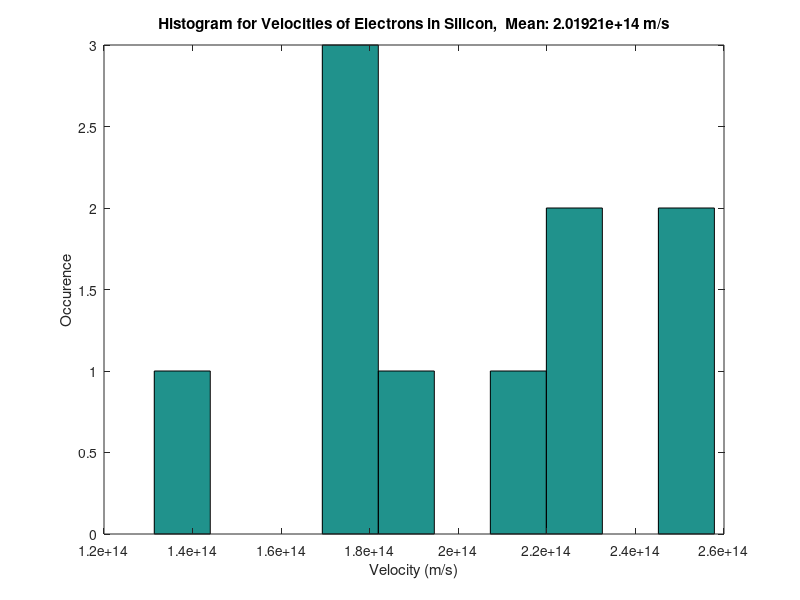
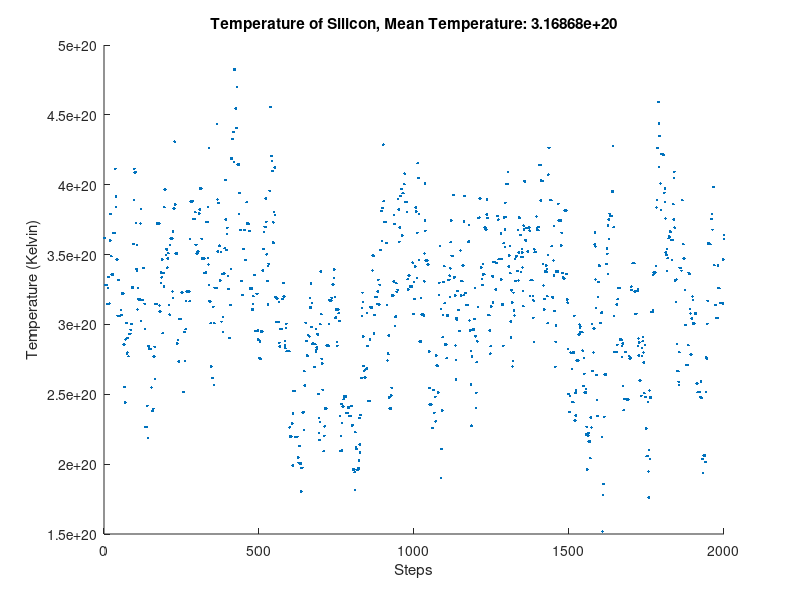

These charts were generated, in order, by the following MATLAB code: (Note: this script raises an error after producing the figures.)
set(0, 'DefaultFigureWindowStyle', 'docked')
close all

%Duration of simulation
num_steps = 2000;

%Silicon Temperature
T = 300;

%Constants
C.m0 = 9.11 *10 ^ (-31);
C.mn = 0.26 * C.m0;
C.k = 1.381 * 10 ^ (-23);

%Thermal velocity, mean time between collisions,
%Mean free path
v_Th = sqrt(2*C.k*T/C.mn)/10^-9;
tau = 0.2 * 10 ^(-12);
lambda = 3.74 * 10 ^(-8);

%Time Step
delta_t = tau/100;

%Number of Particles
num_part = 10;

%Silicon Dimensions
length_silicon = 200; %in nm
width_silicon = 100;
silicon = zeros(width_silicon, length_silicon);

%particles are assigned random x and y positions
part.position = zeros(num_part, 2);
part.position(:,1) = length_silicon * rand (num_part, 1);
part.position(:,2) = width_silicon* rand (num_part, 1);

%every particle has a random angle 
part.phi = 2*pi* rand(num_part, 1); 

%particles are assigned x and y velocities
part.velocity = zeros(num_part, 2);
v_rand = v_Th/3 * randn(num_part,1) + v_Th;  %random velocities from normal distributions, varriance is a quarter of the average
part.velocity(:,1) = cos(part.phi) .* v_rand;
part.velocity(:,2) = sin(part.phi) .* v_rand;

velocities = sqrt(part.velocity(:,1).^2+part.velocity(:,2).^2);
hist (velocities);
VelocityTitle = sprintf('Histogram for Velocities of Electrons in Silicon,  Mean: %d m/s', mean(velocities));

title(VelocityTitle)
ylabel('Occurence')
xlabel('Velocity (m/s)')



all_x_positions = zeros(num_part, num_steps);
all_y_positions = zeros(num_part, num_steps);
all_x_positions(:,1) = part.position(:,1);
all_y_positions(:,1) = part.position(:,2);


%Array of all temperatures
temperatures = zeros(num_steps,1);

%For collisions
num_collisions = 0;
part.collisions = zeros(num_part,1);
duration = num_steps * delta_t;

for i = 1:num_steps

%This is for the temperature
    v_mean = mean(part.velocity(:,1).^2 + part.velocity(:,2).^2);
    KE = (1/2) * C.mn * v_mean;
    T = KE / C.k;
    temperatures(i) = T;
    

%     
    %This is the live plot
%     scatter(part.position(:,1),part.position(:,2),'.', 'b');
%      myTitle = sprintf('Electron Trajectories in Silicon, with Impurities, Temperature: %d k', T);
%     title(myTitle)
%     ylabel('y, (nm)')
%     xlabel('x, (nm)')
%     axis([0 length_silicon 0 width_silicon])
%     pause(0.01)

    %Position Updates
    part.position = part.position + part.velocity * delta_t; %time converted to nano seconds
    delta_time_step = 0;

    %Checking Boundary Conditions and scattering
    
    for n = 1:num_part

        P_scat = 1-exp(-(delta_time_step*delta_t+delta_t)/tau);
        delta_time_step = delta_time_step + 1;
      
        if (P_scat > rand())
            part.collisions (n) = part.collisions (n)+1;
            delta_time_step = 0; %reset time step
            %velocity reassigned
            new_random_velocity = v_Th/3 * randn(1,1) + v_Th; 
            new_random_phi = 2*pi* rand(); 
            part.velocity(n,1) = cos(new_random_phi) * new_random_velocity;
            part.velocity(n,2) = sin(new_random_phi) * new_random_velocity;
        end

        if  part.position(n, 1) > length_silicon || part.position(n, 1) < 0
            if  part.position(n, 1) > length_silicon 
            part.position (n, 1) = 0; 
            else 
            part.position(n, 1) = length_silicon; 
            end
        end
        if  part.position(n, 2) > width_silicon || part.position(n, 2) <0 
            part.position (n,:) = part.position(n,:) - part.velocity(n,:) * delta_t;
            part.velocity(n,2) = -part.velocity(n,2);
        end
    end
       
    % I have arrays for storing all of the positions so I can plot them all
    % at the end
    all_x_positions(:,i) = part.position(:,1);
    all_y_positions(:,i) = part.position(:,2);    

end


    mean_collision_time = duration/mean(part.collisions)
    mean_free_path = mean_collision_time * v_Th
    
    
    mean_temp= mean(temperatures);

    figure

    scatter(1:num_steps,temperatures,'.');
    Temperature_title = sprintf('Temperature of Silicon, Mean Temperature: %d', mean_temp);
    title(Temperature_title)
    ylabel('Temperature (Kelvin)')
    xlabel('Steps')
    hold on
    scatter(1:num_steps, mean_temp, 'r', '_')


    %Every particle gets its own colour
    colours = jet(num_part);
    
    %This plots the linear trajectories of all the particles
    figure
    for m =1:num_part
    scatter(all_x_positions(m,:),all_y_positions(m,:),'.', 'color', colours(m))
    hold on
    end
    allTrajTitle = sprintf("Trajectories of Electrons, with Impurities, Mean Collision Time: %d" ,mean_collision_time)
    title(allTrajTitle)
    axis([0 length_silicon 0 width_silicon])
    ylabel('y, (nm)')
    xlabel('x, (nm)')


